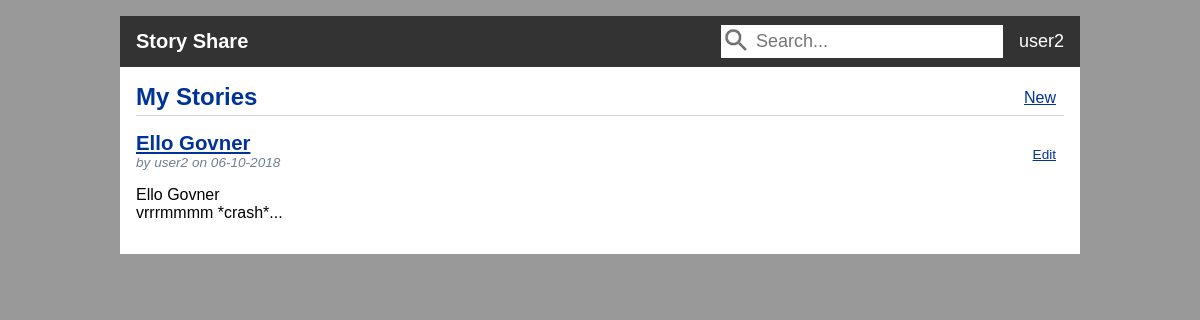
Page /user/user1/stories (signed in) on the committed database.
### tables this page shows
CREATE TABLE user (
	id INTEGER PRIMARY KEY AUTOINCREMENT,
	username TEXT UNIQUE NOT NULL,
	password TEXT NOT NULL
);

CREATE TABLE post (
	id INTEGER PRIMARY KEY AUTOINCREMENT,
	author_id INTEGER NOT NULL,
	created TIMESTAMP NOT NULL DEFAULT CURRENT_TIMESTAMP,
	title TEXT NOT NULL,
	body TEXT NOT NULL,
	FOREIGN KEY (author_id) REFERENCES user (id)
);

### storyshare/user.py (the view)
@bp.route('/<username>/stories', methods=('GET', 'POST'))
def stories(username):
	db = get_db()
	posts = db.execute(
		'SELECT p.id, title, body, created, author_id, username'
		' FROM post p JOIN user u ON p.author_id = u.id WHERE author_id = ?'
		' ORDER BY created DESC', (g.user['id'],)
	).fetchall()
	if request.method == 'POST':
		print('POST user.stories')
	return render_template('user/stories.html', posts=posts)

### storyshare/auth.py (called while the page is built)
@bp.before_app_request
def load_logged_in_user():
	user_id = session.get('user_id')
	if user_id is None:
		g.user = None
	else:
		g.user = get_db().execute(
			'SELECT * FROM user WHERE id = ?', (user_id,)
		).fetchone()

### storyshare/db.py (called while the page is built)
def get_db():
	if 'db' not in g:
		g.db = sqlite3.connect(
			current_app.config['DATABASE'],
			detect_types=sqlite3.PARSE_DECLTYPES
		)
		g.db.row_factory = sqlite3.Row
	return g.db

### storyshare/templates/user/stories.html (shortened to what this page needs)
{% extends 'base.html' %}
{% block header %}
    <h1>{% block title %}My Stories{% endblock %}</h1>
    {% if g.user %}
        <a class="action" href="{{ url_for('feed.create') }}">New</a>
    {% endif %}
{% endblock %}
{% block content %}
    {% for post in posts %}
        <article class="post">
            <header>
                <div>
                    <h1><a href="{{ url_for('feed.post', id=post['id'], title=post['title']) }}">{{ post['title'] }}</a></h1>
                    <div class="about">by {{ post['username'] }} on {{ post['created'].strftime('%d-%m-%Y')}}</div>
                </div>
                {% if g.user['id'] == post['author_id'] %}
                    <a class="action" href="{{ url_for('feed.update', id=post['id']) }}">Edit</a>
                {% endif %}
            </header>
            <p class="body">{{ (post['body'])[:200] }}...</p>
        </article>
    {% endfor %}
{% endblock %}

### storyshare/templates/base.html (shortened to what this page needs)
<!doctype html >
<link rel="stylesheet" href="{{ url_for('static', filename='style.css') }}">
<nav>
	<h1><a href="{{ url_for('feed.index') }}">Story Share</a></h1>
	<input type="text" placeholder="Search..." id="search-input" onekeyup="search()">
	{% if g.user %}
		<div class="dropdown">
			<button class="dropbutton" onclick="openUserMenu()">{{ g.user['username'] }}</button>
		</div>
	{% else %}
		<a href="{{ url_for('auth.login') }}">Log In</a>
		<a href="{{ url_for('auth.register') }}">Register</a>
	{% endif %}
</nav>
<section class="content">
	<header>
		{% block header %}{% endblock %}
	</header>
	{% block content %}{% endblock %}
</section>

### storyshare/static/style.css (style rules this page uses)
h1 { font-family: Arial; color: #003399; margin: 1rem 0; }
a { color: #003399; }
nav { overflow: hidden; background: #333; font-family: Arial, Helvetica, sans-serif; display: flex; align-items: center; }
nav h1 { float: left; flex-grow: 1; margin: 0 }
nav a { float: left; font-size: 20px; color: white; text-decoration: none; padding: 14px 16px; }
nav ul li a, nav ul li span, header .action { display: block; padding: 0.5rem; }
.dropdown { float: left; overflow: hidden; }
.dropdown .dropbutton { cursor: pointer; font-size: 18px; border: none; outline: none; color: white; padding: 14px 16px; background-color: inherit; font-family: inherit; margin: 0; }
#search-input { border-box: box-sizing; background-image: url('search_icon.png'); background-repeat: no-repeat; font-size: 18px; padding: 6px 15px 6px 35px; border: none; border-bottom: 0px solid #ddd; }
.content { padding: 0 1rem 1rem; }
.content > header { border-bottom: 1px solid lightgray; display: flex; align-items: flex-end; }
.content > header h1 { flex: auto; margin: 1rem 0 0.25rem 0; }
.post > header { display: flex; align-items: flex-end; font-size: 0.85em; }
.post > header > div:first-of-type { flex: auto; }
.post > header h1 { font-size: 1.5em; margin-bottom: 0; }
.post .about { color: slategray; font-style: italic; }
.post .body { white-space: pre-line; }
.content:last-child { margin-bottom: 0; }

### rows in the picture
user: user.username "user2"
post: title "Ello Govner", username "user2", created "06-10-2018", body "Ello Govner vrrrmmmm *crash*"
